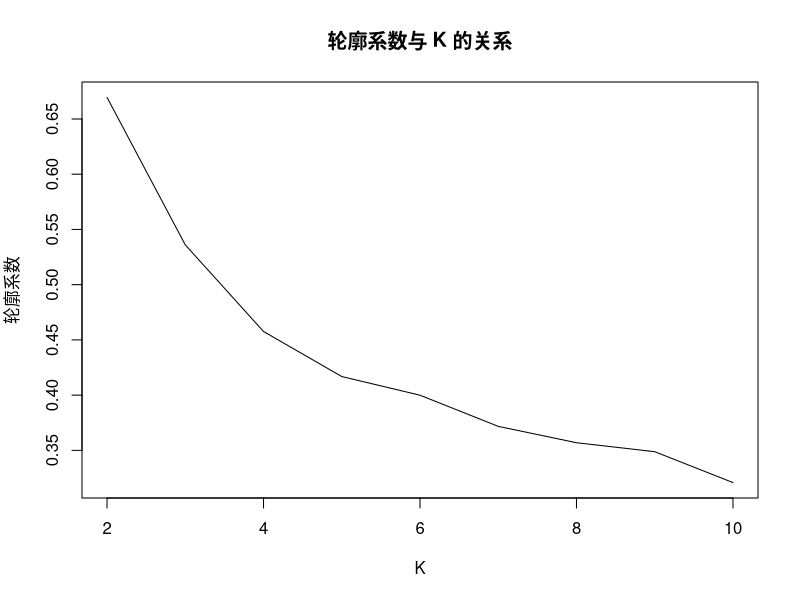
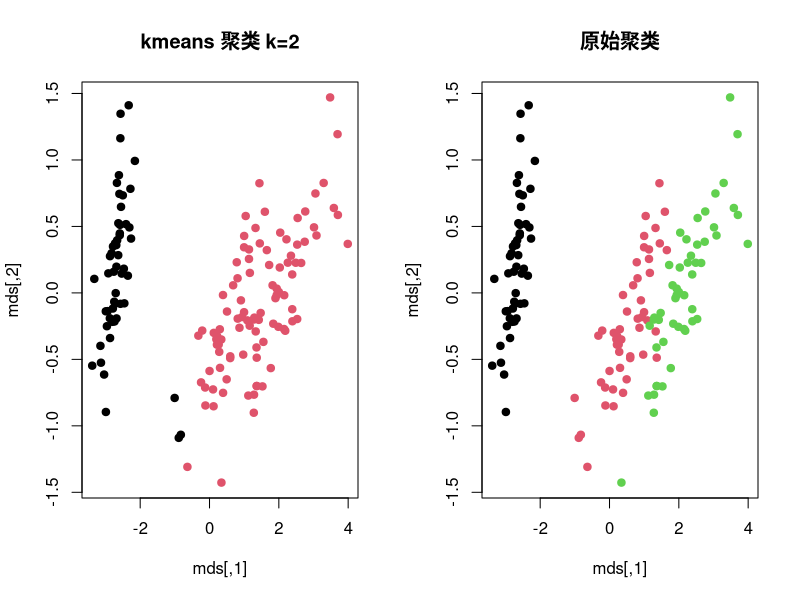

These charts were generated, in order, by the following R code: (Note: this script raises an error after producing the figures.)
data(iris)
head(iris)#提取前 6 行的数据
library(fpc)#安装程序包 fpc 并调用
#将数据标准化
norm <- function(x){
    (x-mean(x))/(sqrt(var(x)))
}
raw.data <- iris[,1:4]
head(raw.data)
norm.data <- data.frame(sl = norm(raw.data[,1]),
                        sw = (raw.data[,2]),
                        pl = (raw.data[,3]),
                        pw = (raw.data[,4]))
head(norm.data)
# k 取 2 到 10，评估 K
K <- 2:10
round <- 40 # 每次迭代 40 次，避免局部最优
rst <- sapply(K, function(i){
    print(paste("K=",i))
    mean(sapply(1:round,function(r){
        print(paste("Round",r))
        result <- kmeans(norm.data, i)
        stats <- cluster.stats(dist(norm.data), result$cluster)
        stats$avg.silwidth }))
})
plot(K,rst,type='l',main='轮廓系数与 K 的关系', ylab='轮廓系数')
#当 k 取 2 时，有最大的轮廓系数，所以选取聚类种类为 2 #
#将聚类结果通过多维定标(Multidimensional scaling)降至 2 维，进而查看聚类结果#
old.par <- par(mfrow = c(1,2))
k = 2 # 根据上面的评估 k=2 最优
clu <- kmeans(norm.data,k)
mds = cmdscale(dist(norm.data,method="euclidean"))
plot(mds, col=clu$cluster, main='kmeans 聚类 k=2', pch = 19)
plot(mds, col=iris$Species, main='原始聚类', pch = 19)
par(old.par)
##由结果可知，由于原始数据集分

hclust()

agnes()


daisy()


data(ruspini)
pr4 <- pam(ruspini, 4)
str(si <- silhouette(pr4))
(ssi <- summary(si))
plot(si) # silhouette plot
plot(si, col = c("red", "green", "blue", "purple"))# with cluster-wise coloring

si2 <- silhouette(pr4$clustering, dist(ruspini, "canberra"))
summary(si2) # has small values: "canberra"'s fault
plot(si2, nmax= 80, cex.names=0.6)

op <- par(mfrow= c(3,2), oma= c(0,0, 3, 0),
          mgp= c(1.6,.8,0), mar= .1+c(4,2,2,2))
for(k in 2:6)
  plot(silhouette(pam(ruspini, k=k)), main = paste("k = ",k), do.n.k=FALSE)
mtext("PAM(Ruspini) as in Kaufman & Rousseeuw, p.101",
      outer = TRUE, font = par("font.main"), cex = par("cex.main")); frame()

## the same with cluster-wise colours:
c6 <- c("tomato", "forest green", "dark blue", "purple2", "goldenrod4", "gray20")
for(k in 2:6)
  plot(silhouette(pam(ruspini, k=k)), main = paste("k = ",k), do.n.k=FALSE,
       col = c6[1:k])
par(op)

## clara(): standard silhouette is just for the best random subset
data(xclara)
set.seed(7)
str(xc1k <- xclara[sample(nrow(xclara), size = 1000) ,])
cl3 <- clara(xc1k, 3)
plot(silhouette(cl3))# only of the "best" subset of 46
## The full silhouette: internally needs large (36 MB) dist object:
sf <- silhouette(cl3, full = TRUE) ## this is the same as
s.full <- silhouette(cl3$clustering, daisy(xc1k))
if(paste(R.version$major, R.version$minor, sep=".") >= "2.3.0")
  stopifnot(all.equal(sf, s.full, check.attributes = FALSE, tolerance = 0))
## color dependent on original "3 groups of each 1000":
plot(sf, col = 2+ as.integer(names(cl3$clustering) ) %/% 1000,
     main ="plot(silhouette(clara(.), full = TRUE))")

## Silhouette for a hierarchical clustering:
ar <- agnes(ruspini)
si3 <- silhouette(cutree(ar, k = 5), # k = 4 gave the same as pam() above
                  daisy(ruspini))
plot(si3, nmax = 80, cex.names = 0.5)
## 2 groups: Agnes() wasn't too good:
si4 <- silhouette(cutree(ar, k = 2), daisy(ruspini))
plot(si4, nmax = 80, cex.names = 0.5)
